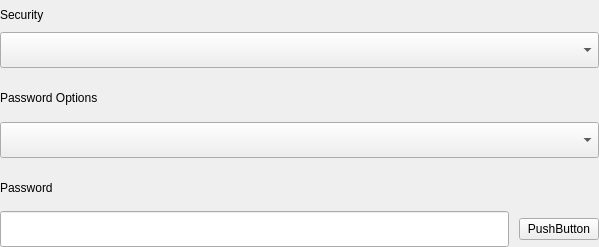
<?xml version="1.0" encoding="UTF-8"?>
<ui version="4.0">
 <class>WirelessSecurityWidget</class>
 <widget class="QWidget" name="WirelessSecurityWidget">
  <property name="geometry">
   <rect>
    <x>0</x>
    <y>0</y>
    <width>599</width>
    <height>247</height>
   </rect>
  </property>
  <property name="windowTitle">
   <string>WirelessSecurityWidget</string>
  </property>
  <layout class="QVBoxLayout" name="verticalLayout_3">
   <property name="spacing">
    <number>16</number>
   </property>
   <property name="leftMargin">
    <number>0</number>
   </property>
   <property name="topMargin">
    <number>8</number>
   </property>
   <property name="rightMargin">
    <number>0</number>
   </property>
   <property name="bottomMargin">
    <number>0</number>
   </property>
   <item>
    <layout class="QVBoxLayout" name="m_verticalDeviceWidgetLayout">
     <property name="spacing">
      <number>10</number>
     </property>
     <item>
      <widget class="QLabel" name="label">
       <property name="text">
        <string>Security</string>
       </property>
      </widget>
     </item>
     <item>
      <widget class="OptionsComboBox" name="securityOption">
       <property name="minimumSize">
        <size>
         <width>0</width>
         <height>36</height>
        </size>
       </property>
       <property name="maximumSize">
        <size>
         <width>16777215</width>
         <height>36</height>
        </size>
       </property>
       <property name="accessibleName">
        <string>ComboBoxWirelessSecurityOption</string>
       </property>
      </widget>
     </item>
    </layout>
   </item>
   <item>
    <widget class="QStackedWidget" name="stackedWidget">
     <widget class="QWidget" name="page">
      <layout class="QVBoxLayout" name="verticalLayout_2">
       <property name="spacing">
        <number>16</number>
       </property>
       <property name="leftMargin">
        <number>0</number>
       </property>
       <property name="topMargin">
        <number>0</number>
       </property>
       <property name="rightMargin">
        <number>0</number>
       </property>
       <property name="bottomMargin">
        <number>0</number>
       </property>
       <item>
        <layout class="QVBoxLayout" name="verticalLayout">
         <property name="spacing">
          <number>10</number>
         </property>
         <item>
          <widget class="QLabel" name="label_2">
           <property name="text">
            <string>Password Options</string>
           </property>
          </widget>
         </item>
         <item>
          <widget class="OptionsComboBox" name="passwordOption">
           <property name="minimumSize">
            <size>
             <width>0</width>
             <height>36</height>
            </size>
           </property>
           <property name="maximumSize">
            <size>
             <width>16777215</width>
             <height>36</height>
            </size>
           </property>
           <property name="accessibleName">
            <string>ComboBoxWirelessPasswordOption</string>
           </property>
          </widget>
         </item>
        </layout>
       </item>
       <item>
        <widget class="QWidget" name="passwordWidget" native="true">
         <layout class="QVBoxLayout" name="passwordLayout">
          <property name="spacing">
           <number>10</number>
          </property>
          <property name="leftMargin">
           <number>0</number>
          </property>
          <property name="topMargin">
           <number>0</number>
          </property>
          <property name="rightMargin">
           <number>0</number>
          </property>
          <property name="bottomMargin">
           <number>0</number>
          </property>
          <item>
           <widget class="QLabel" name="label_3">
            <property name="text">
             <string>Password</string>
            </property>
           </widget>
          </item>
          <item>
           <layout class="QHBoxLayout" name="horizontalLayout">
            <item>
             <widget class="QLineEdit" name="passwordEdit">
              <property name="minimumSize">
               <size>
                <width>0</width>
                <height>36</height>
               </size>
              </property>
              <property name="maximumSize">
               <size>
                <width>16777215</width>
                <height>36</height>
               </size>
              </property>
              <property name="accessibleName">
               <string>EditWirelessPassword</string>
              </property>
             </widget>
            </item>
            <item>
             <widget class="QPushButton" name="passwordVisual">
              <property name="accessibleName">
               <string>ButtonWirelessPasswordVisual</string>
              </property>
              <property name="text">
               <string>PushButton</string>
              </property>
             </widget>
            </item>
           </layout>
          </item>
         </layout>
        </widget>
       </item>
      </layout>
     </widget>
    </widget>
   </item>
  </layout>
 </widget>
 <customwidgets>
  <customwidget>
   <class>OptionsComboBox</class>
   <extends>QComboBox</extends>
   <header location="global">options-combobox.h</header>
  </customwidget>
 </customwidgets>
 <resources/>
 <connections/>
</ui>
